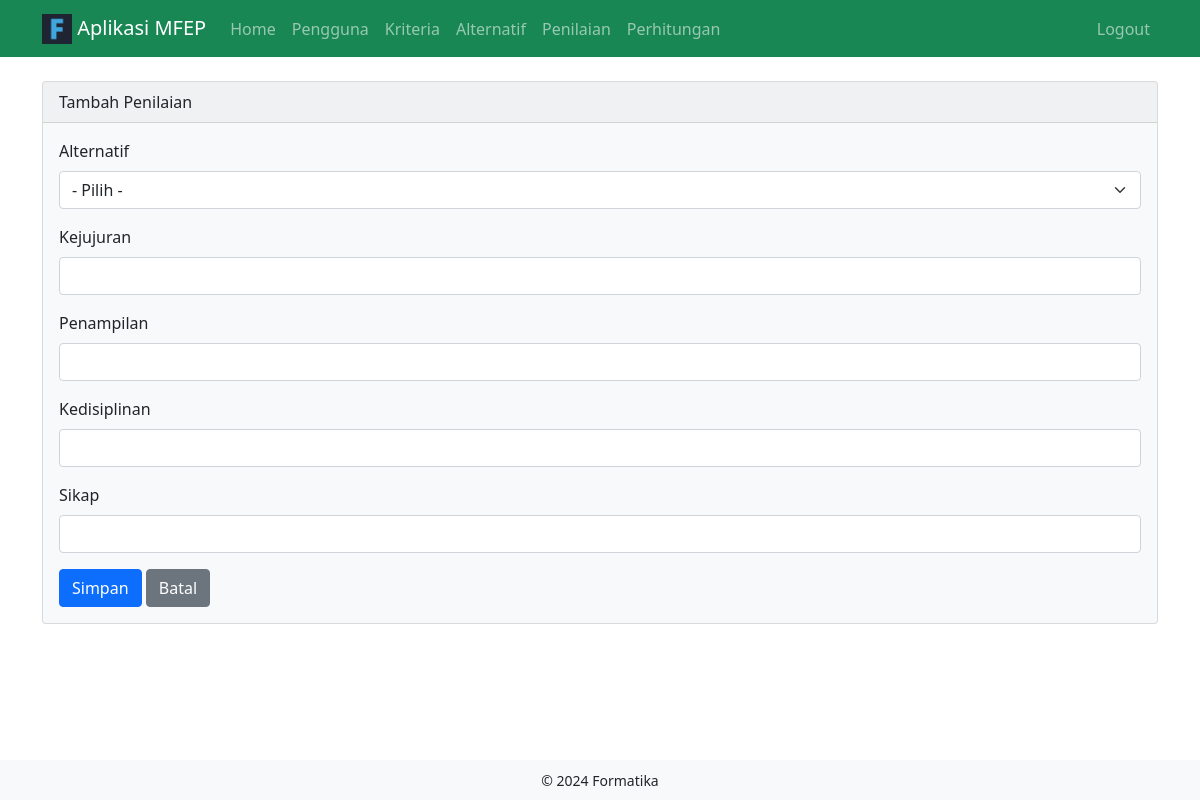
Page /penilaian-create.php (signed in) on the committed database.
### tables this page shows
CREATE TABLE `kriteria` (
  `id` int NOT NULL,
  `kode_kriteria` varchar(5) NOT NULL,
  `nama_kriteria` varchar(50) NOT NULL,
  `bobot_kriteria` float NOT NULL
);

### penilaian-create.php (the view, shortened to what this page needs)
<?php
include 'config.php';
$stmt = $pdo->query("SELECT * FROM kriteria");
$kriteria = $stmt->fetchAll();
include 'includes/header.php';
?>
<div class="container">
    <div class="card text-dark bg-light">
        <div class="card-header">
            Tambah Penilaian
        </div>
        <div class="card-body">
            <form method="post" action="penilaian-create.php">
                <div class="mb-3">
                    <label for="alternatif_id" class="form-label">Alternatif</label>
                    <select name="alternatif_id" id="alternatif_id" class="form-select" required>
                        <option value="">- Pilih -</option>
                    </select>
                </div>
                <?php foreach ($kriteria as $row): ?>
                    <div class="mb-3">
                        <label for="kriteria_<?php echo $row['id'] ?>" class="form-label"><?php echo $row['nama_kriteria'] ?></label>
                        <input type="number" class="form-control" name="kriteria_<?php echo $row['id'] ?>" id="kriteria_<?php echo $row['id'] ?>" required>
                    </div>
                <?php endforeach; ?>
                <button type="submit" class="btn btn-primary">Simpan</button>
                <a href="penilaian-list.php" class="btn btn-secondary">Batal</a>
            </form>
        </div>
    </div>
</div>
<?php include 'includes/footer.php'; ?>

### assets/css/style.css (style rules this page uses)
body { padding-bottom: 50px; }

### rows in the picture
kriteria: nama_kriteria "Kejujuran"
kriteria: nama_kriteria "Penampilan"
kriteria: nama_kriteria "Kedisiplinan"
kriteria: nama_kriteria "Sikap"
